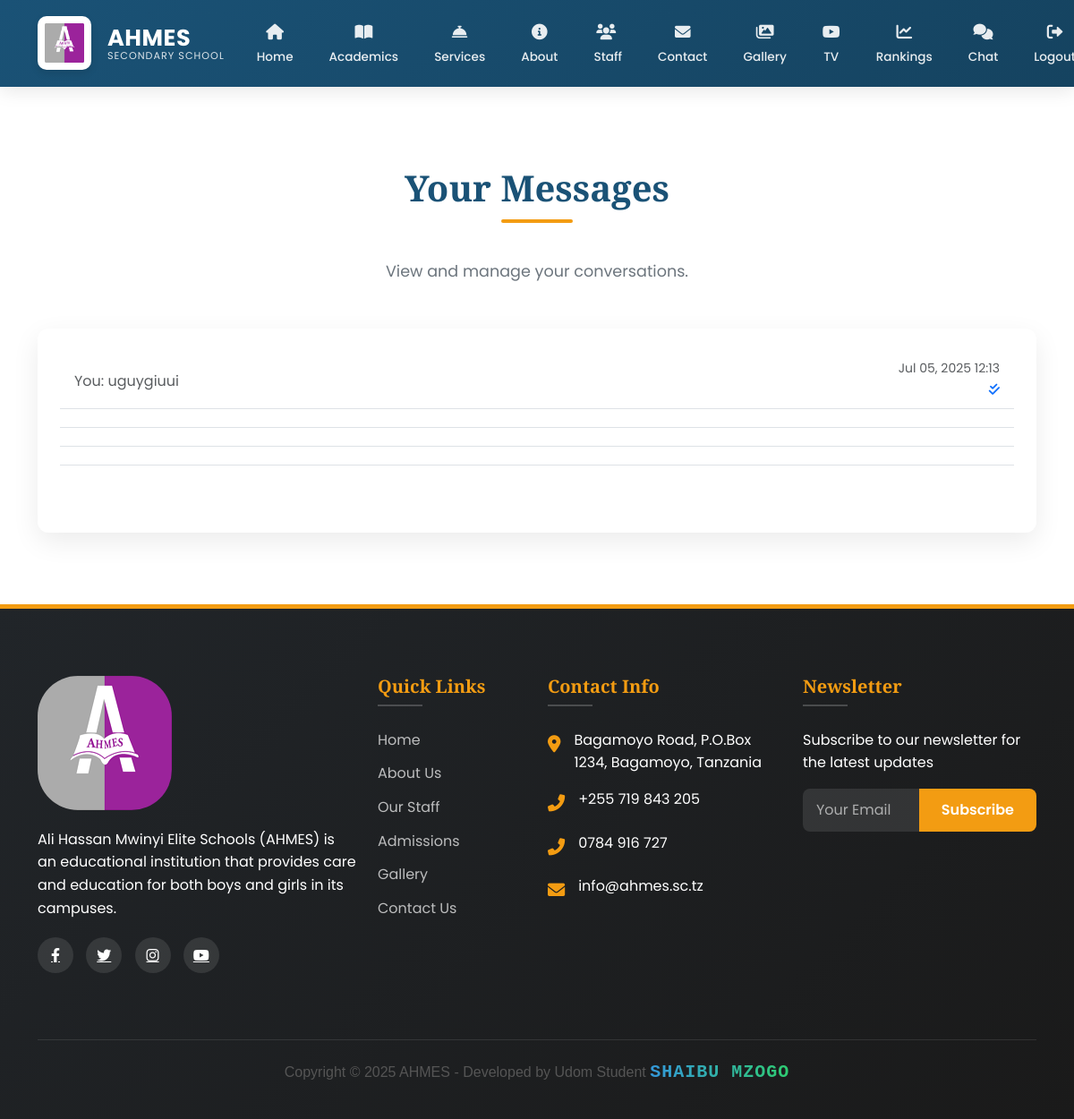
Screenshot of /inbox/ (signed in) with the database file from the repository.
### main/models.py (models this page shows, shortened)
class Conversation(models.Model):
    participants = models.ManyToManyField(User, related_name='conversations')
    created_at = models.DateTimeField(auto_now_add=True)
    updated_at = models.DateTimeField(auto_now=True)
    class Meta:
        ordering = ['-updated_at']

class Message(models.Model):
    conversation = models.ForeignKey('Conversation', on_delete=models.CASCADE, related_name='messages')
    sender = models.ForeignKey(User, on_delete=models.CASCADE)
    content = models.TextField(blank=True)
    file = CloudinaryField(
        folder='chat_attachments/',
        null=True,
        blank=True,
        resource_type='auto',
        validators=[FileExtensionValidator(allowed_extensions=[
            'jpg', 'jpeg', 'png', 'gif', 'pdf', 'doc', 'docx',
            'xls', 'xlsx', 'ppt', 'pptx', 'txt', 'mp3', 'mp4', 'mov', 'avi'
        ])]
    )
    timestamp = models.DateTimeField(auto_now_add=True)
    is_read = models.BooleanField(default=False)
    read_at = models.DateTimeField(null=True, blank=True)
    class Meta:
        ordering = ['timestamp']

### main/views.py (the view)
# urls.py: path('inbox/', inbox, name='inbox'),
@login_required
def inbox(request):
    conversations = Conversation.objects.filter(
        participants=request.user
    ).prefetch_related(
        'participants',
        'messages',
        'messages__sender'
    ).annotate(
        last_message_time=Max('messages__timestamp')
    ).order_by('-last_message_time')
    total_unread = Message.objects.filter(
        conversation__participants=request.user,
        is_read=False
    ).exclude(
        sender=request.user
    ).count()
    conversations_with_other = []
    for conversation in conversations:
        other_user = conversation.participants.exclude(id=request.user.id).first()
        last_message = conversation.messages.order_by('-timestamp').first()
        unread_count = conversation.messages.filter(
            is_read=False
        ).exclude(
            sender=request.user
        ).count()
        conversations_with_other.append({
            'conversation': conversation,
            'other_user': other_user,
            'last_message': last_message,
            'unread_count': unread_count
        })
    return render(request, 'chat/inbox.html', {
        'conversations_with_other': conversations_with_other,
    })

### main/context_processors.py (called while the page is built)
def admin_counts(request):
    if request.user.is_authenticated and request.user.is_admin:
        return {
            'pending_comments': Comment.objects.filter(is_approved=False).count(),
            'gallery_count': Gallery.objects.count(),
        }
    return {}

def unread_messages_count(request):
    if request.user.is_authenticated:
        count = Message.objects.filter(
            conversation__participants=request.user,
            is_read=False
        ).exclude(
            sender=request.user
        ).count()
        print(f"DEBUG: Unread messages count for {request.user}: {count}")  # Debug output
        return {'unread_messages_count': count}
    return {}

### main/models.py (called while the page is built)
    def __str__(self):
        return self.username

### main/templates/chat/inbox.html (shortened to what this page needs)
{% extends 'main/base.html' %}
{% block content %}
<section class="section">
  <div class="container">
    <h2 class="section-title">Your Messages</h2>
    <p class="section-subtitle">View and manage your conversations.</p>
    <div class="row">
      <div class="col-12">
        <div class="card" data-aos="fade-up">
          <div class="card-body">
            <div id="conversationsList">
              {% if conversations_with_other %}
                <ul class="list-group list-group-flush" id="conversationsContainer">
                  {% for item in conversations_with_other %}
                    <li class="list-group-item conversation-item" data-conversation-id="{{ item.conversation.id }}">
                      <a href="{% url 'chat' item.conversation.id %}" class="text-decoration-none">
                        <div class="d-flex justify-content-between align-items-center">
                          <div>
                            {% if item.last_message %}
                              <p class="mb-0 text-muted last-message">
                                {% if item.last_message.sender == request.user %}You: {% endif %}
                                {{ item.last_message.content|truncatechars:50 }}
                              </p>
                            {% endif %}
                          </div>
                          <div class="text-end">
                            {% if item.last_message %}
                              <small class="text-muted d-block message-time">
                                {{ item.last_message.timestamp|date:"M d, Y H:i" }}
                              </small>
                              {% if item.last_message.sender == request.user %}
                                <small class="read-status">
                                  {% if item.last_message.is_read %}
                                    <i class="fas fa-check-double text-primary" title="Read"></i>
                                  {% else %}
                                    <i class="fas fa-check text-muted" title="Sent"></i>
                                  {% endif %}
                                </small>
                              {% endif %}
                            {% endif %}
                          </div>
                        </div>
                      </a>
                    </li>
                  {% endfor %}
                </ul>
              {% else %}
                <p class="text-center text-muted">No conversations yet. Start a new conversation!</p>
              {% endif %}
            </div>
          </div>
        </div>
      </div>
    </div>
  </div>
</section>
{% endblock %}
{% block extra_js %}
<link rel="stylesheet" href="https://cdnjs.cloudflare.com/ajax/libs/font-awesome/6.0.0/css/all.min.css">
{% endblock %}

### main/templates/chat/inbox.html (style rules this page uses)
.message-time { white-space: nowrap; }
.last-message { white-space: nowrap; overflow: hidden; text-overflow: ellipsis; max-width: 300px; }

### rows the page displays
Conversation: shows "You:", last_message.content "uguygiuui", last_message.timestamp "Jul 05, 2025 12:13"
